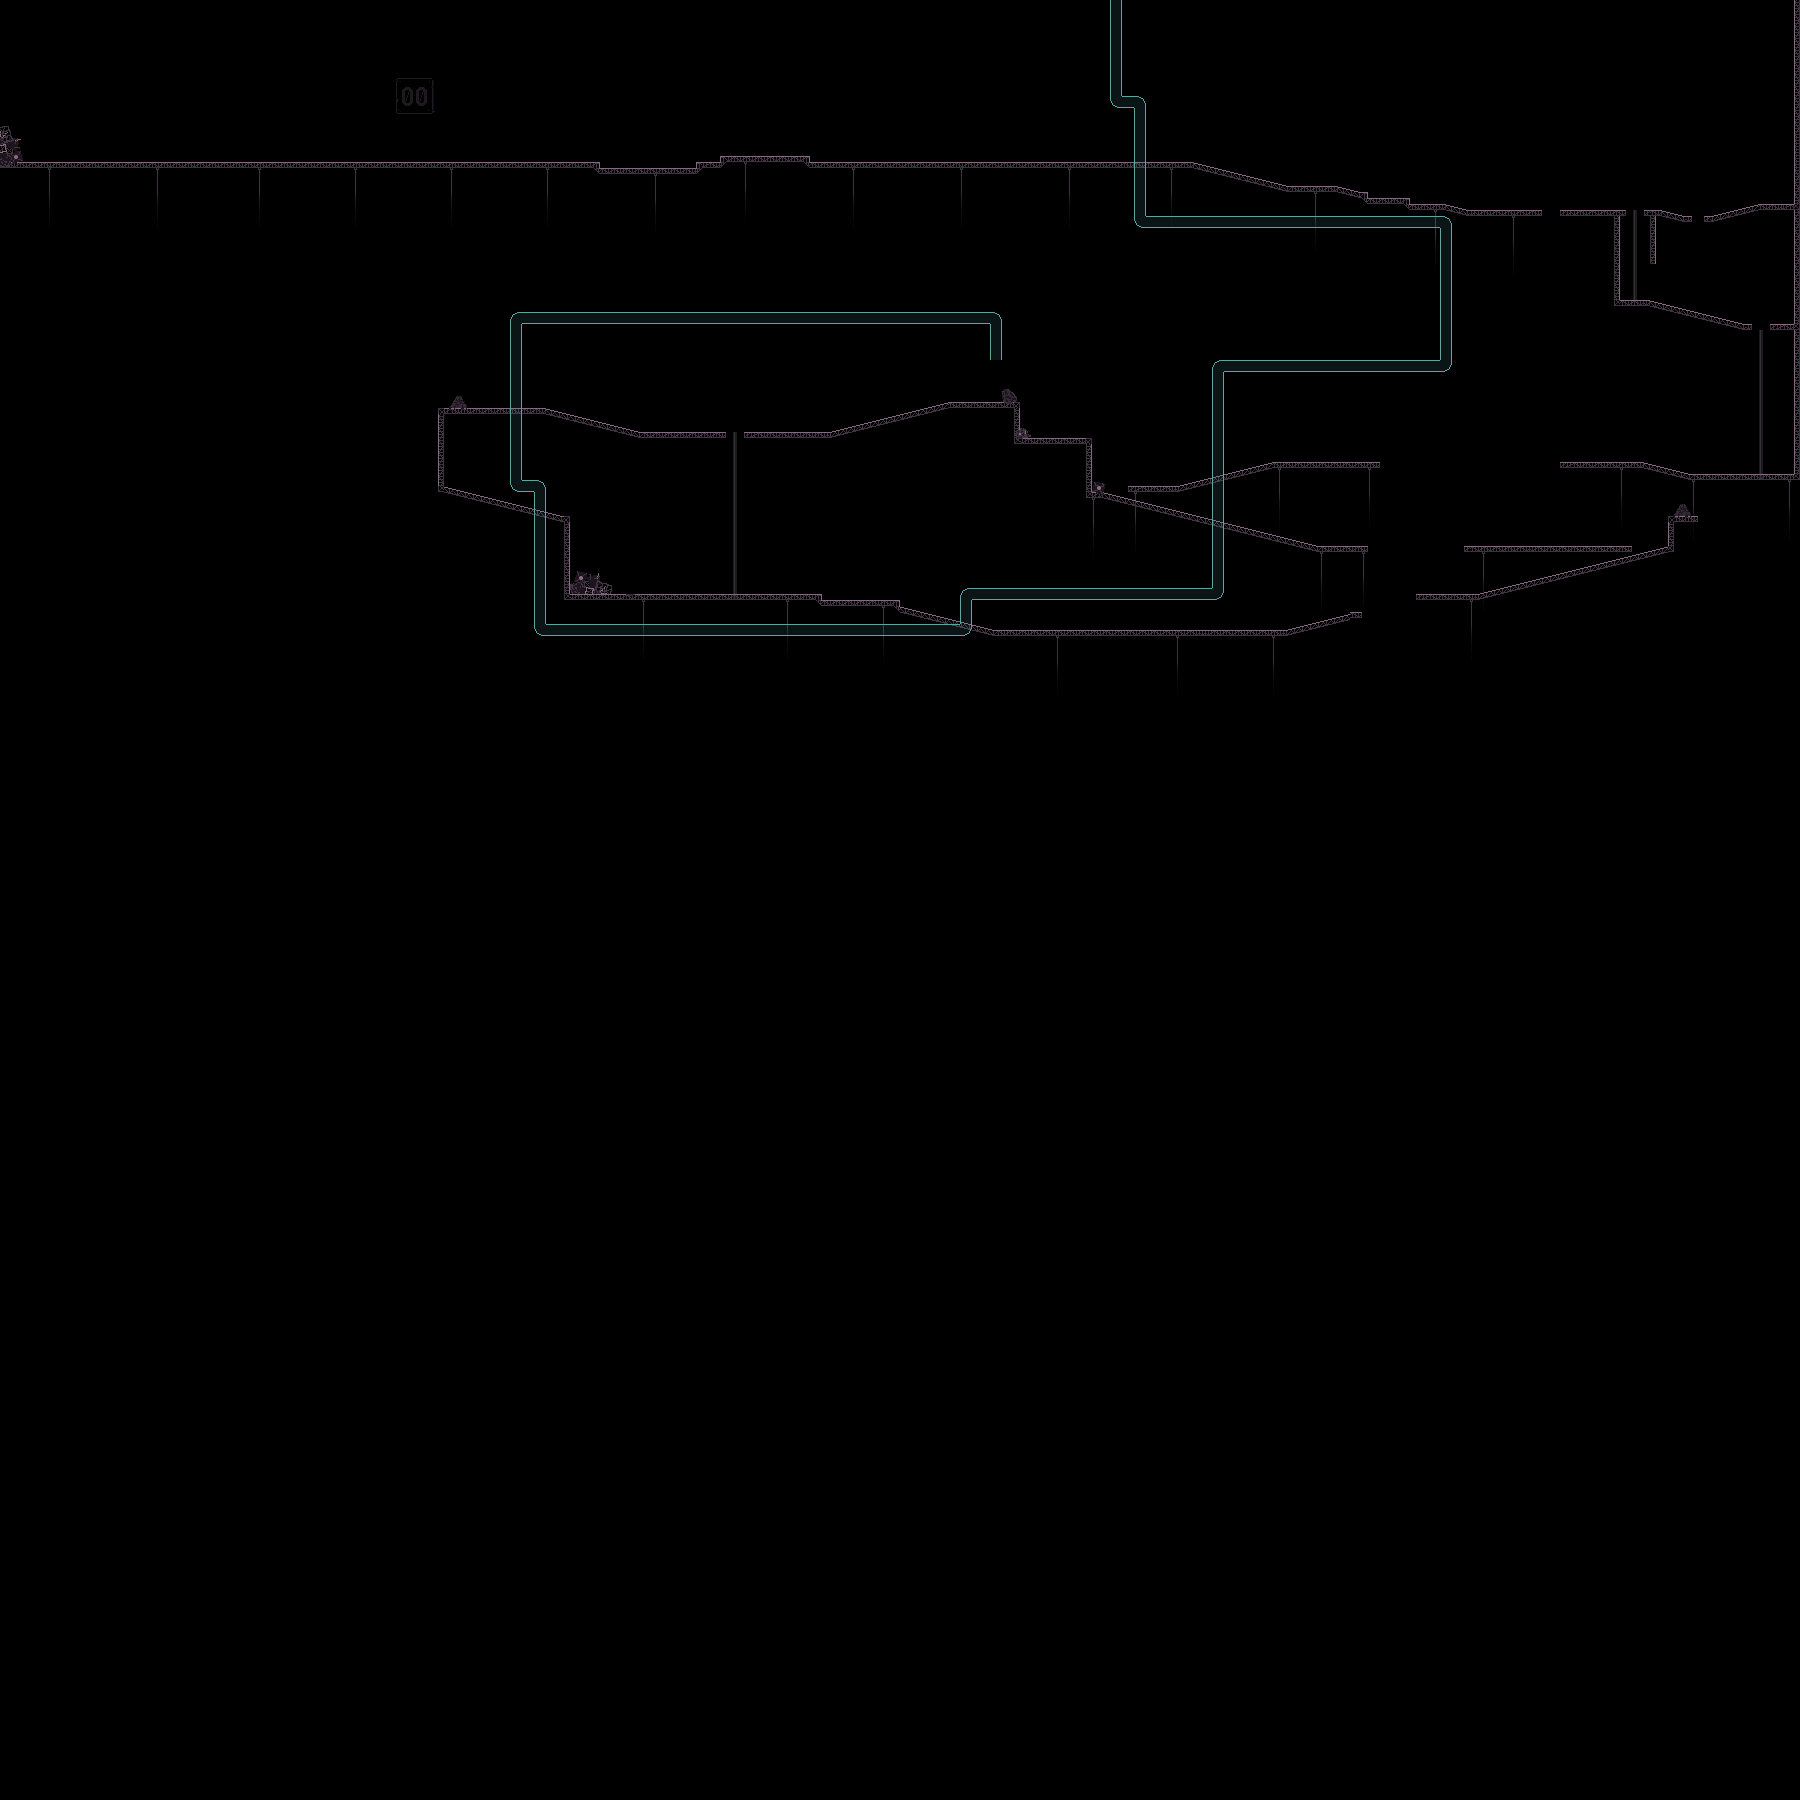

Below is a game level as drawn by its tile map, then a one-line description and the .tmx that defines it (tile-layer data replaced by summaries):
An orthogonal 300x300 tile map with 6x6 px tiles, 4 tile layers (decoration, floor, floor-trash, pipes), 6 hidden layers not drawn, 9 tilesets.

<map version="1.0" tiledversion="1.0.1" orientation="orthogonal" renderorder="right-up" width="300" height="300" tilewidth="6" tileheight="6" nextobjectid="1">
 <tileset firstgid="1" name="ground01" tilewidth="6" tileheight="6" tilecount="396" columns="18">
  <image source="../sprite-sheets/lv01-01/ground01.png" width="108" height="132" />
 </tileset>
 <tileset firstgid="397" source="../tileset-exports/wall-art.tsx" />
 <tileset firstgid="775" source="../tileset-exports/conveyor.tsx" />
 <tileset firstgid="800" source="../tileset-exports/trash.tsx" />
 <tileset firstgid="825" source="../tileset-exports/trash-piles.tsx" />
 <tileset firstgid="865" source="../tileset-exports/trash-dispensor.tsx" />
 <tileset firstgid="886" name="exits" tilewidth="6" tileheight="6" tilecount="90" columns="6">
  <image source="../sprite-sheets/lv01-01/exits.png" width="36" height="90" />
 </tileset>
 <tileset firstgid="976" name="wrench-switches01" tilewidth="6" tileheight="6" tilecount="9" columns="3">
  <image source="../sprite-sheets/lv01-01/wrench-switches01.png" width="18" height="18" />
 </tileset>
 <tileset firstgid="985" name="pipes01" tilewidth="6" tileheight="6" tilecount="60" columns="6">
  <image source="../sprite-sheets/lv01-01/pipes01.png" trans="ff00ff" width="36" height="60" />
 </tileset>
 <layer name="decoration" width="300" height="300">
  <data>[90000 cells, 467 non-empty, 59 distinct tile ids]</data>
 </layer>
 <layer name="floor" width="300" height="300">
  <data>[90000 cells, 1171 non-empty, 37 distinct tile ids]</data>
 </layer>
 <layer name="exits" width="300" height="300" visible="0">
  <data>[90000 cells, 22 non-empty, 13 distinct tile ids]</data>
 </layer>
 <layer name="switches" width="300" height="300" visible="0">
  <data>[90000 cells, 3 non-empty, 1 distinct tile ids]</data>
 </layer>
 <layer name="floor-trash" width="300" height="300">
  <data>[90000 cells, 124 non-empty, 103 distinct tile ids]</data>
 </layer>
 <layer name="interactive-trash" width="300" height="300" visible="0">
  <data>[90000 cells, 16 non-empty, 8 distinct tile ids]</data>
 </layer>
 <layer name="elevator" width="300" height="300" visible="0">
  <data>[90000 cells, 3 non-empty, 3 distinct tile ids]</data>
 </layer>
 <layer name="conveyors" width="300" height="300" visible="0">
  <data>[90000 cells, 71 non-empty, 3 distinct tile ids]</data>
 </layer>
 <layer name="conveyor-trash" width="300" height="300" visible="0">
  <data>[90000 cells, 15 non-empty, 13 distinct tile ids]</data>
 </layer>
 <layer name="pipes" width="300" height="300">
  <data>[90000 cells, 908 non-empty, 24 distinct tile ids]</data>
 </layer>
</map>
